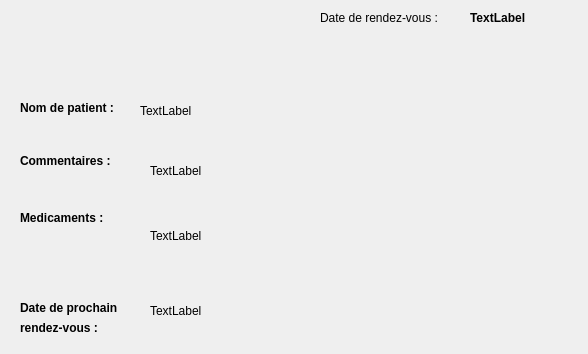
<?xml version="1.0" encoding="UTF-8"?>
<ui version="4.0">
 <class>StateRdv</class>
 <widget class="QWidget" name="StateRdv">
  <property name="geometry">
   <rect>
    <x>0</x>
    <y>0</y>
    <width>588</width>
    <height>354</height>
   </rect>
  </property>
  <property name="windowTitle">
   <string>Form</string>
  </property>
  <widget class="QLabel" name="comments">
   <property name="geometry">
    <rect>
     <x>150</x>
     <y>140</y>
     <width>411</width>
     <height>61</height>
    </rect>
   </property>
   <property name="text">
    <string>TextLabel</string>
   </property>
  </widget>
  <widget class="QLabel" name="medic">
   <property name="geometry">
    <rect>
     <x>150</x>
     <y>290</y>
     <width>241</width>
     <height>41</height>
    </rect>
   </property>
   <property name="text">
    <string>TextLabel</string>
   </property>
  </widget>
  <widget class="QLabel" name="date">
   <property name="geometry">
    <rect>
     <x>150</x>
     <y>200</y>
     <width>411</width>
     <height>71</height>
    </rect>
   </property>
   <property name="text">
    <string>TextLabel</string>
   </property>
  </widget>
  <widget class="QLabel" name="patient">
   <property name="geometry">
    <rect>
     <x>140</x>
     <y>80</y>
     <width>261</width>
     <height>61</height>
    </rect>
   </property>
   <property name="text">
    <string>TextLabel</string>
   </property>
   <property name="scaledContents">
    <bool>false</bool>
   </property>
   <property name="wordWrap">
    <bool>false</bool>
   </property>
  </widget>
  <widget class="QLabel" name="rdv">
   <property name="geometry">
    <rect>
     <x>470</x>
     <y>10</y>
     <width>91</width>
     <height>16</height>
    </rect>
   </property>
   <property name="font">
    <font>
     <weight>75</weight>
     <bold>true</bold>
    </font>
   </property>
   <property name="text">
    <string>TextLabel</string>
   </property>
  </widget>
  <widget class="QLabel" name="label">
   <property name="geometry">
    <rect>
     <x>20</x>
     <y>100</y>
     <width>121</width>
     <height>16</height>
    </rect>
   </property>
   <property name="font">
    <font>
     <weight>75</weight>
     <bold>true</bold>
    </font>
   </property>
   <property name="text">
    <string>Nom de patient :</string>
   </property>
  </widget>
  <widget class="QLabel" name="label_2">
   <property name="geometry">
    <rect>
     <x>20</x>
     <y>150</y>
     <width>171</width>
     <height>21</height>
    </rect>
   </property>
   <property name="font">
    <font>
     <weight>75</weight>
     <bold>true</bold>
    </font>
   </property>
   <property name="text">
    <string>Commentaires :</string>
   </property>
  </widget>
  <widget class="QLabel" name="label_3">
   <property name="geometry">
    <rect>
     <x>20</x>
     <y>210</y>
     <width>101</width>
     <height>16</height>
    </rect>
   </property>
   <property name="font">
    <font>
     <weight>75</weight>
     <bold>true</bold>
    </font>
   </property>
   <property name="text">
    <string>Medicaments :</string>
   </property>
  </widget>
  <widget class="QLabel" name="label_4">
   <property name="geometry">
    <rect>
     <x>20</x>
     <y>300</y>
     <width>121</width>
     <height>16</height>
    </rect>
   </property>
   <property name="font">
    <font>
     <weight>75</weight>
     <bold>true</bold>
    </font>
   </property>
   <property name="text">
    <string>Date de prochain </string>
   </property>
  </widget>
  <widget class="QLabel" name="label_5">
   <property name="geometry">
    <rect>
     <x>20</x>
     <y>320</y>
     <width>91</width>
     <height>16</height>
    </rect>
   </property>
   <property name="font">
    <font>
     <weight>75</weight>
     <bold>true</bold>
    </font>
   </property>
   <property name="text">
    <string>rendez-vous :</string>
   </property>
  </widget>
  <widget class="QPushButton" name="dashboard">
   <property name="geometry">
    <rect>
     <x>10</x>
     <y>0</y>
     <width>121</width>
     <height>81</height>
    </rect>
   </property>
   <property name="styleSheet">
    <string notr="true">border:0px;</string>
   </property>
   <property name="text">
    <string/>
   </property>
  </widget>
  <widget class="QLabel" name="label_6">
   <property name="geometry">
    <rect>
     <x>320</x>
     <y>10</y>
     <width>141</width>
     <height>16</height>
    </rect>
   </property>
   <property name="text">
    <string>Date de rendez-vous :</string>
   </property>
  </widget>
 </widget>
 <resources/>
 <connections/>
</ui>
